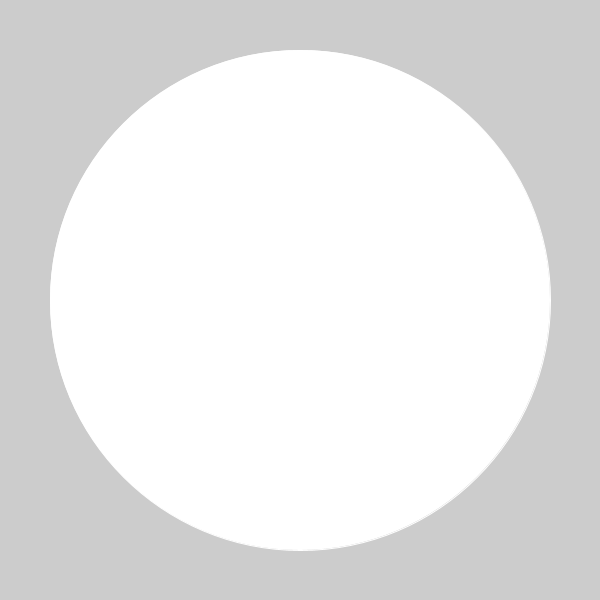
Frame 1 (no input)
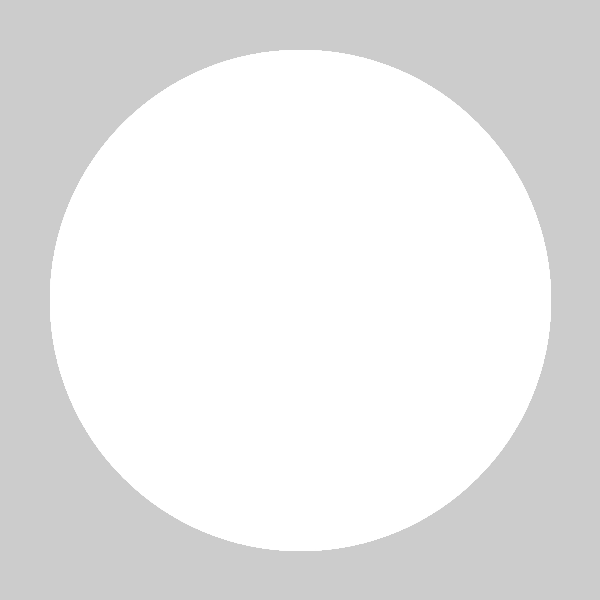
Frame 60 (the mouse pressed at the canvas centre just before this capture)
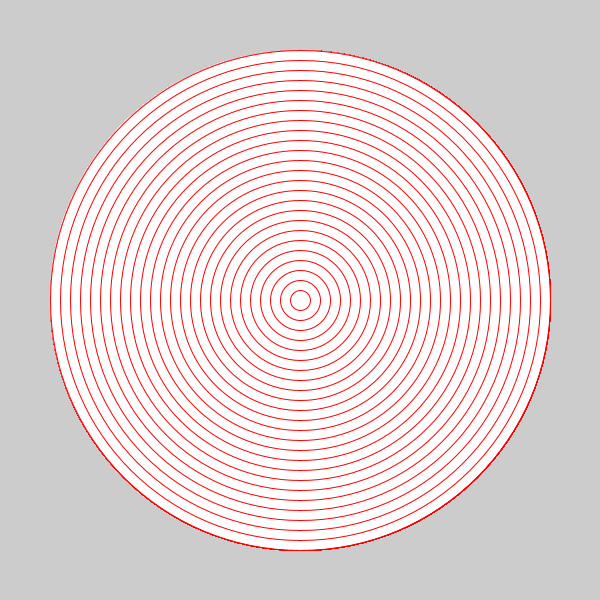
Frame 120 (the mouse held since frame 60 and released just before this capture)

The Processing sketch that drew these frames (run headless with seeded random() and noise(); from frame 60 on, the mouse is pressed at the canvas centre):

// Processing sketch: processing_185621
// ── processing_185621.pde

void setup(){
  size(600,600);
  colorMode(HSB);
}
void draw(){
  for(int i = 500;i>0;i=i-20){
    stroke((i/2)+(mouseX),mouseY,255);
    ellipse(300,300,i,i);
  }
}
